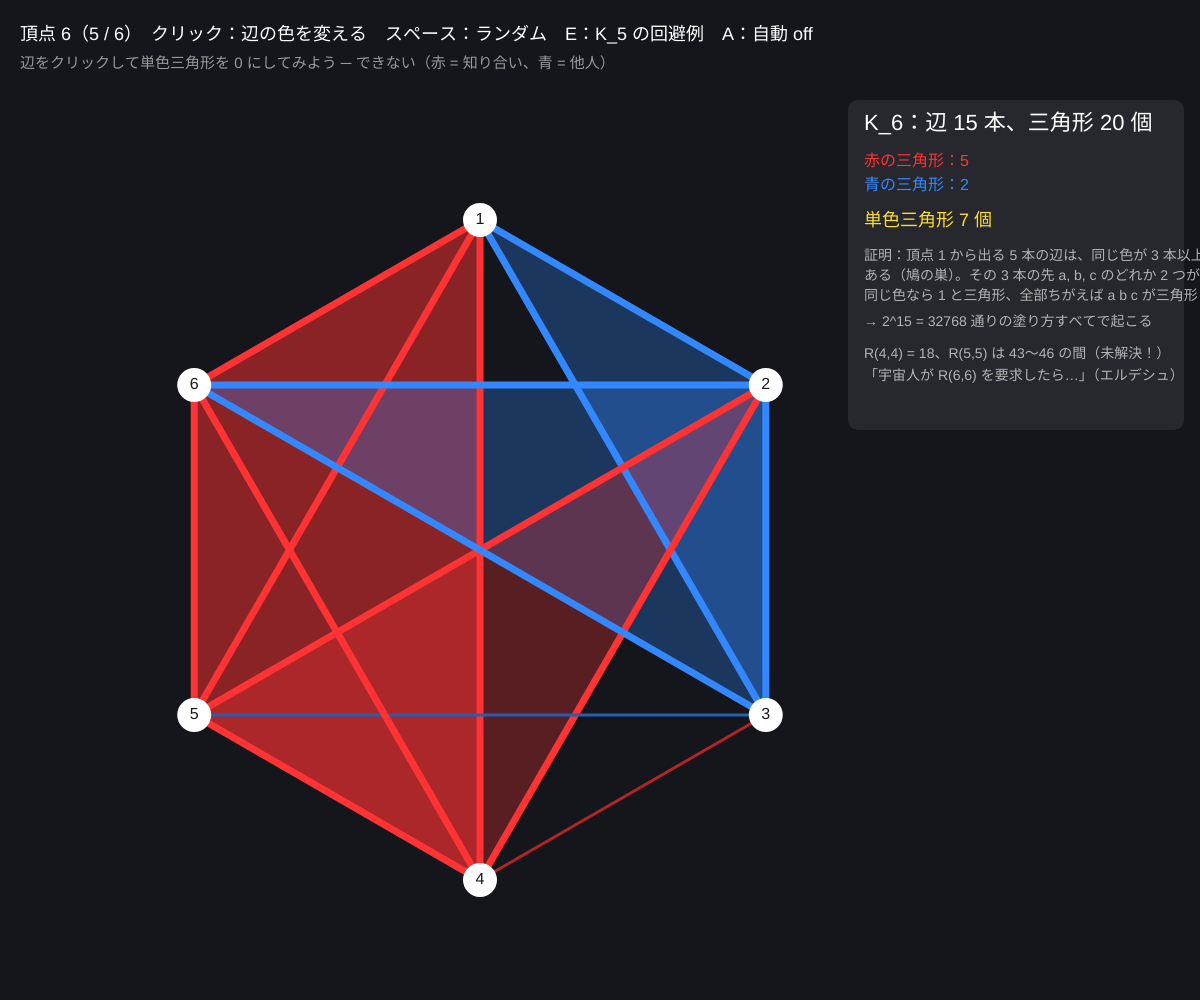
Frame 1 (no input)
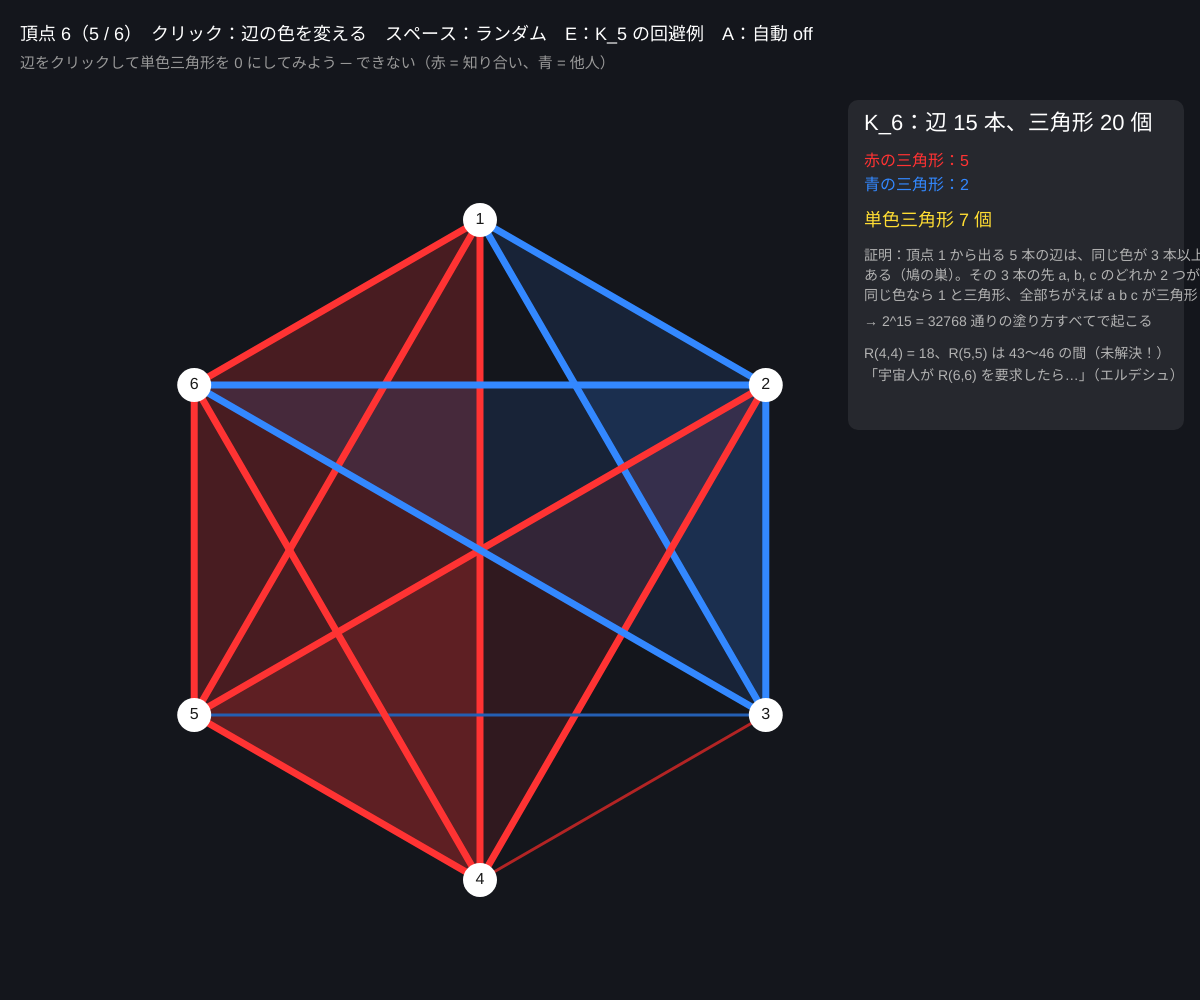
Frame 60 (no input)
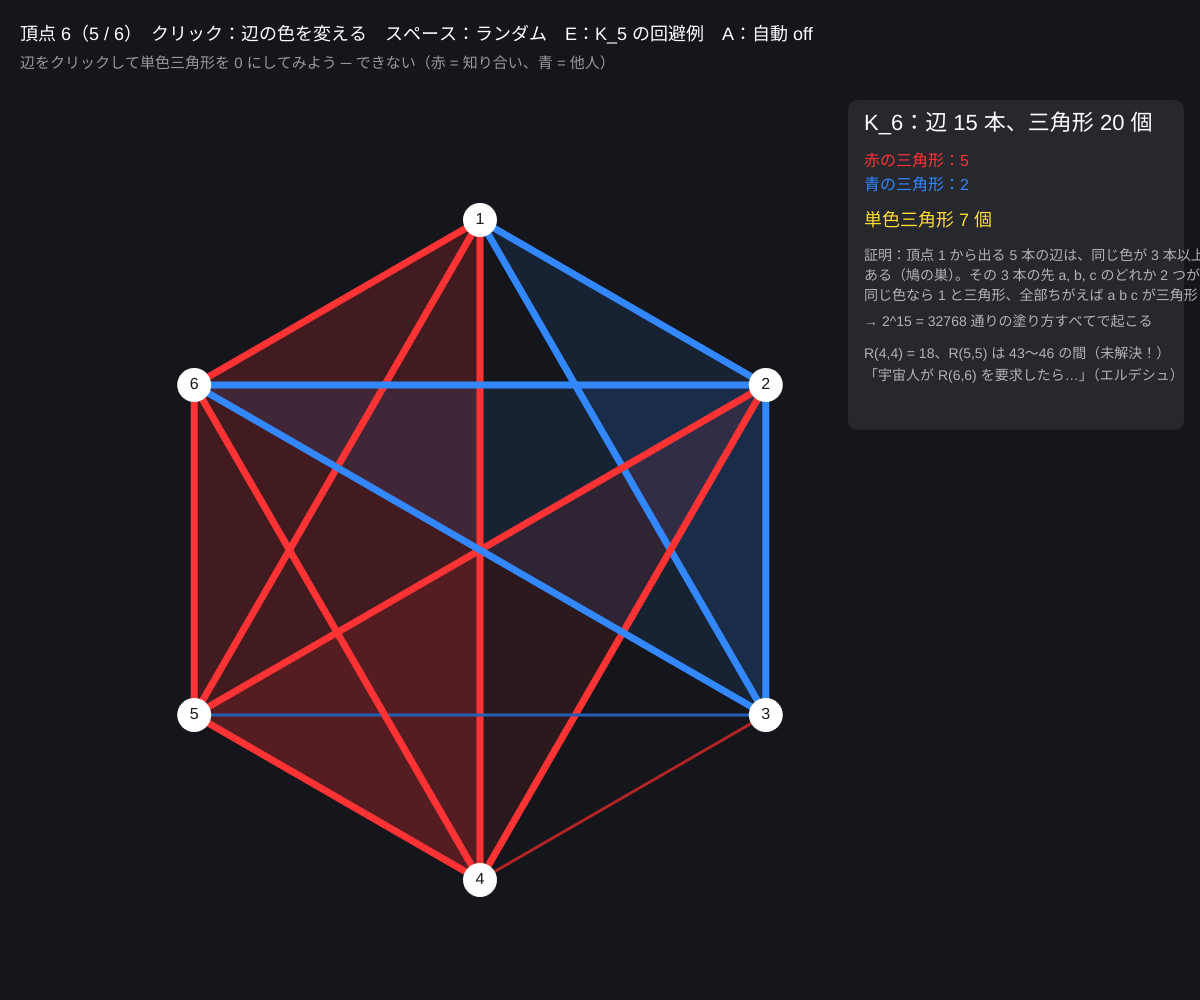
Frame 120 (the mouse pressed at the canvas centre since frame 60)

The p5.js sketch that drew these frames (run headless with seeded random() and noise() and a simulated clock; from frame 60 on, the mouse is pressed at the canvas centre):

// p5.js sketch
// ── sketch.js
// ============================================
// 10 ラムゼー理論：R(3,3) = 6
// 6 人のパーティでは「3 人が互いに知り合い」か「3 人が互いに他人」が必ずいる
// 完全グラフ K_6 の 15 本の辺をどう 2 色に塗っても、単色の三角形が必ずできる。K_5 なら避けられる
// 5 / 6 = 頂点の数 / クリック = 辺の色を切り替え / スペース = ランダムに塗る / E = K_5 の回避例 / A = 自動で塗り直し
// ============================================

let V = 6;                  // ★ 頂点の数（5 か 6）
let col = [];               // col[i][j] = 0（赤）or 1（青）
let auto = false;
let tick = 0;
let found = [];             // 単色三角形の一覧 [[i,j,k], …]
let flash = 0;

function setup() {
  createCanvas(windowWidth, windowHeight);
  colorMode(HSB, 360, 100, 100, 100);
  randomColor();
}

function vpos(i) {
  let cx = width * 0.4, cy = height * 0.55, R = Math.min(width, height) * 0.33;
  let a = -HALF_PI + (i * TWO_PI) / V;
  return { x: cx + Math.cos(a) * R, y: cy + Math.sin(a) * R };
}

function randomColor() {
  col = [];
  for (let i = 0; i < V; i++) { col.push([]); for (let j = 0; j < V; j++) col[i].push(0); }
  for (let i = 0; i < V; i++) for (let j = i + 1; j < V; j++) { col[i][j] = col[j][i] = Math.random() < 0.5 ? 0 : 1; }
  findTriangles();
}

// K_5 の回避例：隣（距離 1）は赤、2 つ先（距離 2）は青 → 五角形と五芒星
function avoidExample() {
  V = 5;
  col = [];
  for (let i = 0; i < V; i++) { col.push([]); for (let j = 0; j < V; j++) col[i].push(0); }
  for (let i = 0; i < V; i++) for (let j = i + 1; j < V; j++) { let d = Math.min(j - i, V - (j - i)); col[i][j] = col[j][i] = d === 1 ? 0 : 1; }
  findTriangles();
}

// ★ 単色三角形を全部探す（3 頂点の組合せ C(V,3) 通りを調べるだけ）
function findTriangles() {
  found = [];
  for (let i = 0; i < V; i++) for (let j = i + 1; j < V; j++) for (let k = j + 1; k < V; k++) {
    if (col[i][j] === col[j][k] && col[j][k] === col[i][k]) found.push([i, j, k, col[i][j]]);
  }
  flash = 1;
}

function draw() {
  background(228, 28, 11);
  if (auto) { tick += deltaTime / 1000; if (tick > 0.8) { tick = 0; randomColor(); } }
  flash *= 0.96;

  // 三角形の塗り
  noStroke();
  for (let t of found) {
    let a = vpos(t[0]), b = vpos(t[1]), c = vpos(t[2]);
    fill(t[3] === 0 ? 0 : 215, 80, 100, 10 + flash * 20);
    triangle(a.x, a.y, b.x, b.y, c.x, c.y);
  }
  // 辺
  for (let i = 0; i < V; i++) for (let j = i + 1; j < V; j++) {
    let a = vpos(i), b = vpos(j);
    let inTri = found.some((t) => t.includes(i) && t.includes(j) && t.indexOf(i) < 3 && t.indexOf(j) < 3);
    stroke(col[i][j] === 0 ? 0 : 215, 80, inTri ? 100 : 70);
    strokeWeight(inTri ? 7 : 3);
    line(a.x, a.y, b.x, b.y);
  }
  // 頂点
  for (let i = 0; i < V; i++) {
    let p = vpos(i);
    noStroke(); fill(0, 0, 100); circle(p.x, p.y, 34);
    fill(0, 0, 10); textAlign(CENTER, CENTER); textSize(16); text(i + 1, p.x, p.y);
  }
  textAlign(LEFT, BASELINE);

  // 右パネル
  let px = width * 0.72, py = 130;
  noStroke(); fill(0, 0, 100, 8); rect(px - 16, py - 30, width - px, 330, 10);
  fill(0, 0, 100); textSize(22);
  text('K_' + V + '：辺 ' + (V * (V - 1)) / 2 + ' 本、三角形 ' + choose(V, 3) + ' 個', px, py);
  textSize(16);
  let reds = found.filter((t) => t[3] === 0).length, blues = found.length - reds;
  fill(0, 80, 100); text('赤の三角形：' + reds, px, py + 36);
  fill(215, 80, 100); text('青の三角形：' + blues, px, py + 60);
  fill(found.length === 0 ? 130 : 50, 80, 100); textSize(18);
  text(found.length === 0 ? '単色三角形なし！' : '単色三角形 ' + found.length + ' 個', px, py + 96);
  fill(0, 0, 70); textSize(14);
  if (V === 6) {
    text('証明：頂点 1 から出る 5 本の辺は、同じ色が 3 本以上', px, py + 130);
    text('ある（鳩の巣）。その 3 本の先 a, b, c のどれか 2 つが', px, py + 150);
    text('同じ色なら 1 と三角形、全部ちがえば a b c が三角形', px, py + 170);
    text('→ 2^15 = 32768 通りの塗り方すべてで起こる', px, py + 196);
  } else {
    text('K_5 では避けられる：五角形を赤、五芒星を青（E）', px, py + 130);
    text('→ R(3,3) = 6（5 では足りず 6 で必ず起こる）', px, py + 150);
    text('ランダムに塗ると約 1/2^... で避けられる。何回に 1 回？', px, py + 176);
  }
  text('R(4,4) = 18、R(5,5) は 43〜46 の間（未解決！）', px, py + 228);
  text('「宇宙人が R(6,6) を要求したら…」（エルデシュ）', px, py + 250);

  fill(0, 0, 100); textSize(18);
  text('頂点 ' + V + '（5 / 6）　クリック：辺の色を変える　スペース：ランダム　E：K_5 の回避例　A：自動 ' + (auto ? 'ON' : 'off'), 20, 40);
  fill(0, 0, 60); textSize(15);
  text(V === 6 ? '辺をクリックして単色三角形を 0 にしてみよう ─ できない（赤 = 知り合い、青 = 他人）' : 'K_5 なら単色三角形なしの塗り方がある。見つけてみよう（E で答え）', 20, 68);
}

function choose(a, b) { let r = 1; for (let i = 1; i <= b; i++) r = (r * (a - b + i)) / i; return Math.round(r); }

// 点と線分の距離
function segDist(px, py, a, b) {
  let dx = b.x - a.x, dy = b.y - a.y, l2 = dx * dx + dy * dy;
  let t = Math.max(0, Math.min(1, ((px - a.x) * dx + (py - a.y) * dy) / l2));
  return Math.hypot(px - (a.x + t * dx), py - (a.y + t * dy));
}

function mousePressed() {
  let best = null, bd = 12;
  for (let i = 0; i < V; i++) for (let j = i + 1; j < V; j++) {
    let d = segDist(mouseX, mouseY, vpos(i), vpos(j));
    // 頂点のそばで複数の辺が重なるので、中点に近い方を優先
    let a = vpos(i), b = vpos(j), mid = Math.hypot(mouseX - (a.x + b.x) / 2, mouseY - (a.y + b.y) / 2);
    if (d < bd || (d < 12 && best && mid < best.mid)) { bd = d; best = { i, j, mid }; }
  }
  if (best) { col[best.i][best.j] = col[best.j][best.i] = 1 - col[best.i][best.j]; findTriangles(); auto = false; }
}

function keyPressed() {
  if (key === '5' && V !== 5) { V = 5; randomColor(); }
  if (key === '6' && V !== 6) { V = 6; randomColor(); }
  if (key === ' ') randomColor();
  if (key === 'e' || key === 'E') avoidExample();
  if (key === 'a' || key === 'A') auto = !auto;
}

// ---------- やってみよう ----------
// 1. K_6 で辺を 1 本ずつクリックし、単色三角形を減らしてみる。最小はいくつ？（2 個）
// 2. K_5 でランダムに塗って、単色三角形なしが出るまで何回かかる？（A で自動）
// 3. 色を 3 色にすると、避けられなくなるのは K_17（R(3,3,3) = 17）。col の値を 0〜2 にして K_7 くらいで試そう
// 4. 「3 人が互いに知り合い」を「4 人」に変えると R(4,4) = 18。V を 18 にしたら三角形の代わりに K_4 を探す
